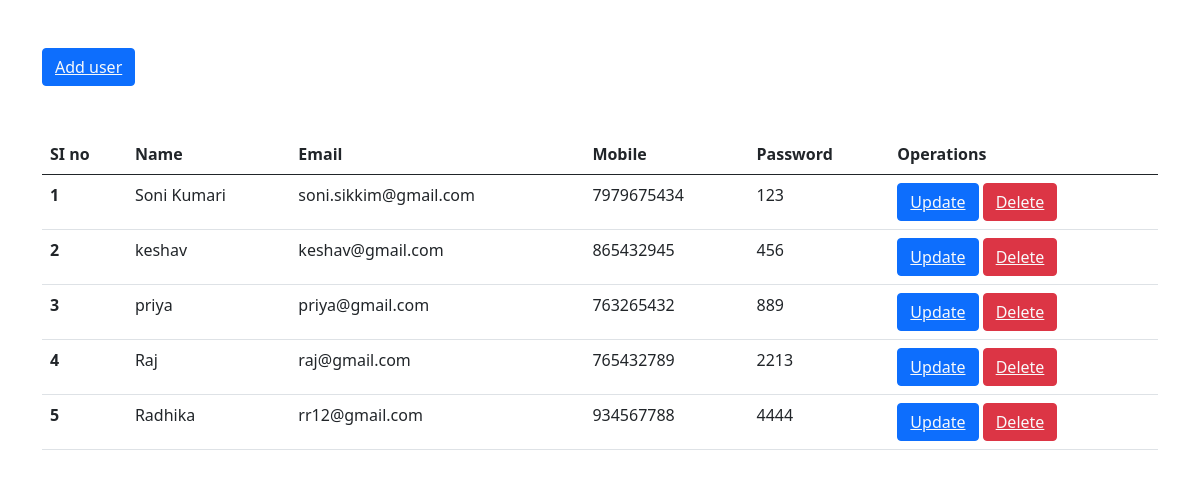
Screenshot of /display.php with the database file from the repository.
### tables this page shows
CREATE TABLE `crud` (
  `id` int(11) NOT NULL,
  `name` varchar(100) NOT NULL,
  `email` varchar(100) NOT NULL,
  `mobile` varchar(20) NOT NULL,
  `password` varchar(255) NOT NULL
);

### display.php (the view, shortened to what this page needs)
<?php
include 'connect.php';?>
<!DOCTYPE html>
<html>
<head>
	<link href="https://cdn.jsdelivr.net/npm/bootstrap@5.1.0/dist/css/bootstrap.min.css" rel="stylesheet">
</head>
<body>
<div class="container">
<button class="btn btn-primary my-5"><a href="user.php" class="text-light">Add user</a>
</button>
<table class="table">
  <thead>
    <tr>
      <th scope="col">SI no</th>
      <th scope="col">Name</th>
      <th scope="col">Email</th>
      <th scope="col">Mobile</th>
      <th scope="col">Password</th>
      <th scope="col">Operations</th>
    </tr>
  </thead>
  <tbody>
  	<?php
$sql="Select * from crud";
$result=mysqli_query($con,$sql);
if($result){
	while($row=mysqli_fetch_assoc($result)){
		$id=$row['id'];
		$name=$row['name'];
		$email=$row['email'];
		$mobile=$row['mobile'];
		$password=$row['password'];
		echo '<tr>
		<th scope="row">'.$id.'</th>
        <td>'.$name.'</td>
        <td>'.$email.'</td>
        <td>'.$mobile.'</td>
        <td>'.$password.'</td>
        <td>
 	      <button class="btn btn-primary"><a href="update.php?updateid='.$id.'" class="text-light">Update</a></button>
 	      <button class="btn btn-danger"><a href="delete.php?deleteid='.$id.'" class="text-light" >Delete</a></button>
        </td>
		</tr>';
    }
}
?>
</tbody>
</body>
</html>

### rows the page displays
crud: id "1", name "Soni Kumari", email "soni.sikkim@gmail.com", mobile "7979675434", password "123"
crud: id "2", name "keshav", email "keshav@gmail.com", mobile "865432945", password "456"
crud: id "3", name "priya", email "priya@gmail.com", mobile "763265432", password "889"
crud: id "4", name "Raj", email "raj@gmail.com", mobile "765432789", password "2213"
crud: id "5", name "Radhika", email "rr12@gmail.com", mobile "934567788", password "4444"
